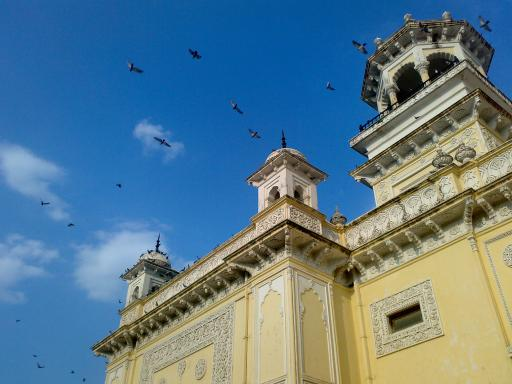
#> input picture images/home.jpg, 512 x 384 px
$ jupyter execute --allow-errors 1_clustering.ipynb   (shell and % lines are left out)   (Python 2 division)
#> lines starting #> are read from the running program, lines starting #| are printed output that depends on the picture
## [OpenCV-Python Tutorial] Clustering

In this notebook. we will learn how to use [`cv2.kmeans()`](http://docs.opencv.org/2.4/modules/core/doc/clustering.html#kmeans) function in OpenCV for data clustering

---

[cell 1]
import numpy as np
import cv2 # OpenCV-Python
import matplotlib.pyplot as plt

### 1. Data with Only One Feature

We can take our t-shirt problem where you use only height of people to decide the size of t-shirt.

So start by creating data and plot in Matplotlib

[cell 2]
# Generate 25 integers between 25 to 100
x = np.random.randint(25, 100, 25)
# Generate 25 integers between 175 to 255
y = np.random.randint(175, 255, 25)
# Concat two integer lists
z = np.hstack((x, y))
z = z.reshape((50, 1)).astype('float32')

_ = plt.hist(z, 256, [0, 256])
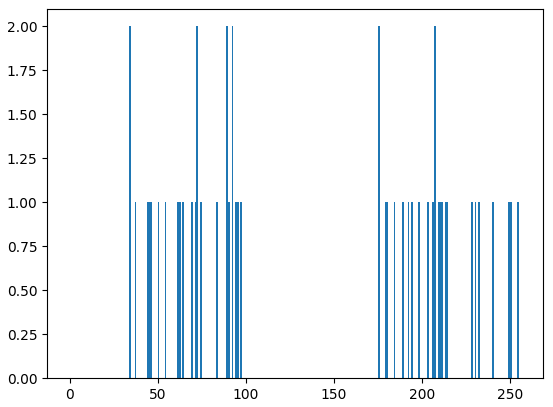
#> figure drawn by matplotlib, 1 panel

Now we apply K-Means function. Before that we need to specify `criteria` and `flags`

[cell 3]
# Define criteria = ( type, max_iter = 10 , epsilon = 1.0 )
criteria = (cv2.TERM_CRITERIA_EPS + cv2.TERM_CRITERIA_MAX_ITER, 10, 1.0)

# Set flags
flags = cv2.KMEANS_RANDOM_CENTERS

# Apply KMeans
# cv2.kmeans(data, K, criteria, attempts, flags)
compactness, labels, centers = cv2.kmeans(z, 2, None, criteria, 10, flags)

Let's check the outputs of `cv2.kmeans`

[cell 4]
print compactness

[cell 5]
labels

[cell 6]
centers

Now plot A in Red color and B in Blue color and their centroids in Yellow color.

[cell 7]
# Split the data to different clusters depending on their labels
A = z[labels==0]
B = z[labels==1]

# Now plot 'A' in red, 'B' in blue, 'centers' in yellow
_ = plt.hist(A, 256, [0, 256], color = 'r')
_ = plt.hist(B, 256, [0, 256], color = 'b')
_ = plt.hist(centers, 32, [0,256], color = 'y')
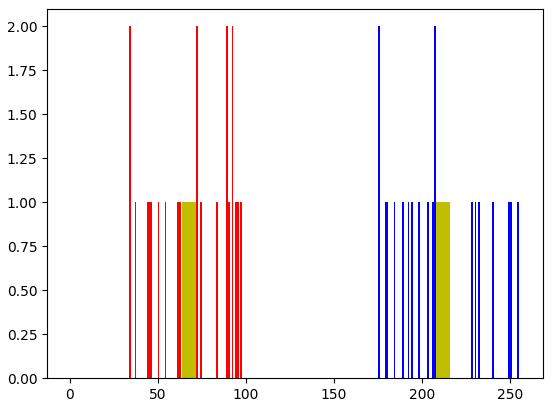
#> figure drawn by matplotlib, 1 panel

### 2. Data with Multiple Features

Now, we will take both height and weight, i.e. two features

Start by creating data points and plot in Matplotlib

[cell 8]
# (25, 2) points between 25 and 50
X = np.random.randint(25,50,(25,2))
# (25, 2) points between 60 and 85
Y = np.random.randint(60,85,(25,2))
Z = np.vstack((X, Y)).astype('float32')

[cell 9]
print X

[cell 10]
print Z.shape

Draw plot with [`plt.scatter`](https://matplotlib.org/api/pyplot_api.html#matplotlib.pyplot.scatter)

[cell 11]
# Make a scatter plot of x vs y
# plt.scatter(x, y)
plt.scatter(Z[:,0], Z[:,1])
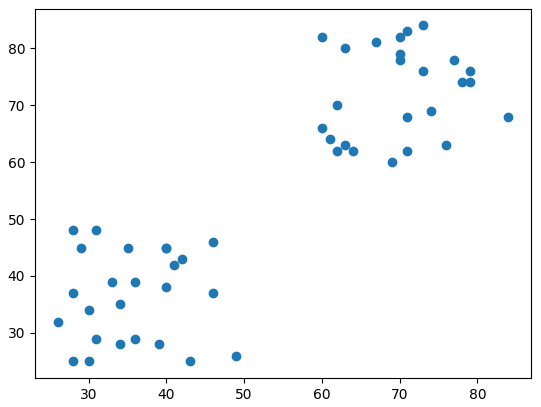
#> figure drawn by matplotlib, 1 panel

[cell 12]
# define criteria and apply kmeans()
criteria = (cv2.TERM_CRITERIA_EPS + cv2.TERM_CRITERIA_MAX_ITER, 10, 1.0)
compactness, label, center=cv2.kmeans(Z, 2, None, criteria, 10, cv2.KMEANS_RANDOM_CENTERS)

# Now separate the data, Note the flatten()
A = Z[label.flatten()==0]
B = Z[label.flatten()==1]

[cell 13]
# Plot the data
plt.scatter(A[:,0],A[:,1])
plt.scatter(B[:,0],B[:,1],c = 'r')
# s : size of plot
# c : color
# marker : marker style
plt.scatter(center[:,0],center[:,1],s = 80,c = 'y', marker = 's')
plt.xlabel('Height'),plt.ylabel('Weight')
plt.show()
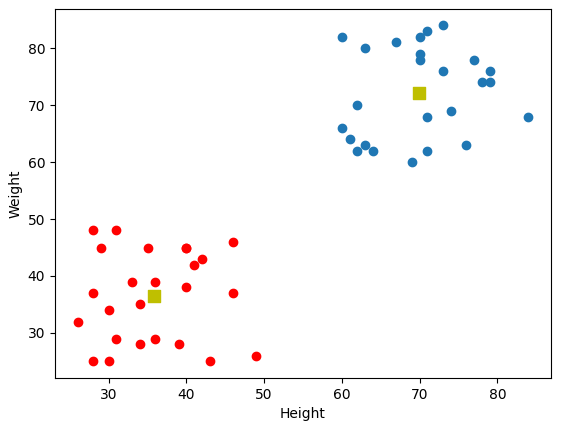
#> figure drawn by matplotlib, 1 panel

### Practice : Color Quantization

Color Quantization is the process of reducing number of colors in an image.
One reason to do so is to reduce the memory.

There are 3 features R, G, B.
So we need to reshape the image to an array of Mx3 size (M is number of pixels in image).
After clustering, we apply centroid values (it is also R, G, B) to all pixels.

[cell 14]
img = cv2.imread('../images/home.jpg')
#> img is the input picture: shape (384, 512, 3); mean B, G, R 141.2, 123.9, 91.6

plt.figure()
plt.imshow(cv2.cvtColor(img, cv2.COLOR_BGR2RGB))
plt.title("Original Image")

# Flatten images
Z = img.reshape((-1,3))
# Convert to np.float32
Z = np.float32(Z)

# ===================== YOUR CODE HERE =====================
#
# ==========================================================

# Now convert back into uint8, and make original image
center = np.uint8(center)
res = center[label.flatten()]
#> (the rest of this cell did not finish here and is left out)
